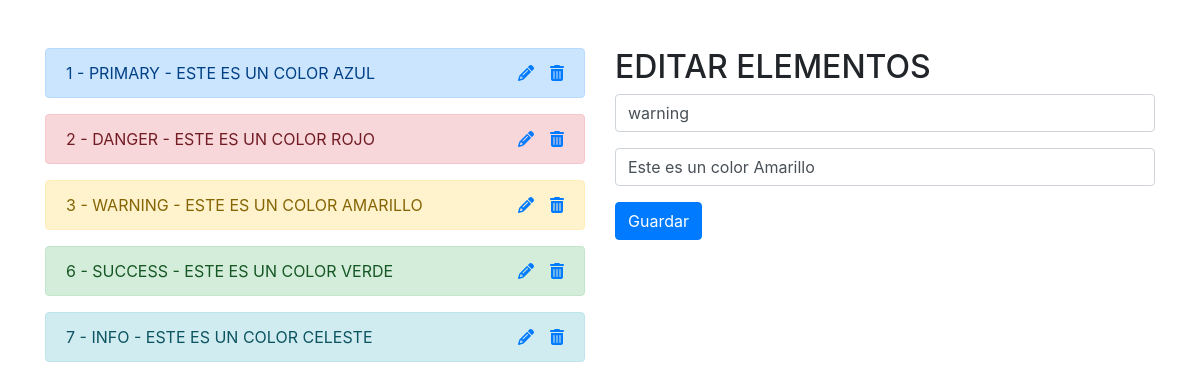
The page /index.php?id=3 on the database its author committed.
### tables this page shows
CREATE TABLE `colores` (
  `id` int(11) NOT NULL,
  `color` varchar(255) NOT NULL,
  `descripcion` varchar(255) NOT NULL
);

### app.php (called while the page is built, shortened)
<?php
include_once 'conexionDB.php';
    $sql_read = 'SELECT * FROM colores';
    $gsent = $pdo->prepare($sql_read);
    $gsent->execute();
    $result = $gsent->fetchAll();
    if($_GET){
        $id = $_GET['id'];
        $sql_edit_unique = 'SELECT * FROM colores WHERE id=?';
        $edit_unique = $pdo->prepare($sql_edit_unique);
        $edit_unique->execute([$id]);
        $result_edit = $edit_unique->fetch();
    }

### index.php (the view, shortened to what this page needs)
<!doctype html>
<html lang="es">
  <head>
    <link rel="stylesheet" href="https://cdn.jsdelivr.net/npm/bootstrap@4.5.3/dist/css/bootstrap.min.css">
  </head>
  <body>
<?php include_once 'app.php'; ?>
    <div class="container mt-5">
        <div class="row">
            <div class="col-md-6">
                <?php foreach($result as $data): ?>
                    <div class="alert alert-<?php echo $data['color'] ?> text-uppercase" role="alert">
                        <?php echo $data['id'] ?>
                        -
                        <?php echo $data['color'] ?>
                        -
                        <?php echo $data['descripcion'] ?>
                        <a href="delete.php?id=<?php echo $data['id'] ?>" class="float-right"><i class="fas fa-trash-alt ml-3"></i></a>
                        <a href="index.php?id=<?php echo $data['id'] ?>" class="float-right"><i class="fas fa-pencil-alt"></i></a>
                    </div>
                <?php endforeach ?>
            </div>
            <div class="col-md-6">
                <?php if($_GET): ?>
                    <h2>EDITAR ELEMENTOS</h2>
                    <form action="edit.php" method="GET">
                        <input type="text" name="color" class="form-control" value="<?php echo $result_edit['color'] ?>">
                        <input type="text" name="descripcion" class="form-control mt-3" value="<?php echo $result_edit['descripcion'] ?>">
                        <button class="btn btn-primary mt-3">Guardar</button>
                    </form>
                <?php endif ?>
            </div>
        </div>
    </div>
  </body>
</html>

### rows shown on the page
colores: id "1", color "PRIMARY", descripcion "ESTE ES UN COLOR AZUL"
colores: id "2", color "DANGER", descripcion "ESTE ES UN COLOR ROJO"
colores: id "3", color "WARNING", descripcion "ESTE ES UN COLOR AMARILLO", color "warning", descripcion "Este es un color Amarillo"
colores: id "6", color "SUCCESS", descripcion "ESTE ES UN COLOR VERDE"
colores: id "7", color "INFO", descripcion "ESTE ES UN COLOR CELESTE"
